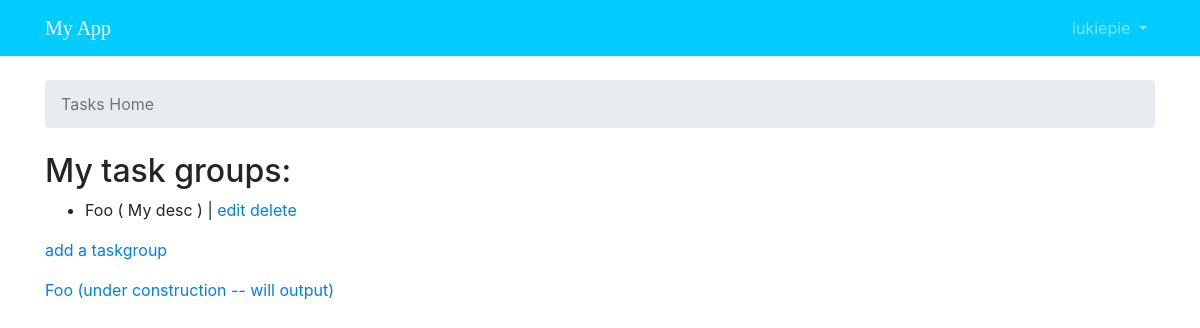
Page /task/ (signed in) on the earlier database version.
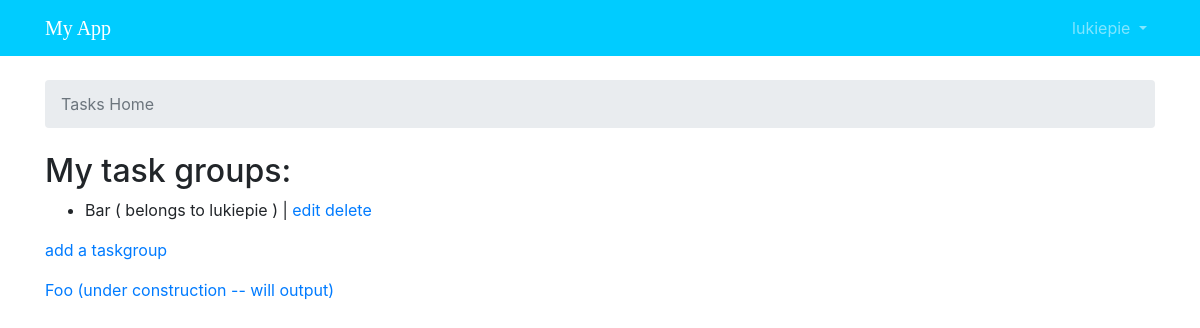
Same page on the later database version.
### task/models.py (models this page shows, shortened)
class TaskGroup(models.Model):
    task_group_name = models.CharField(max_length=30, unique=True)
    description = models.CharField(max_length=100)
    author = models.ForeignKey(User, on_delete=models.PROTECT, related_name='TaskGroups')

### task/views.py (the view)
# urls.py: path('', views.TaskgroupList.as_view(), name='taskgroup_list'),
@method_decorator(login_required, name='dispatch')
class TaskgroupList(ListView):
    model = TaskGroup
    def get_queryset(self):
        queryset = TaskGroup.objects.all().filter(author=self.request.user).order_by('-task_group_name')
        return queryset

### task/templates/task/taskgroup_list.html (shortened to what this page needs)
{% extends "base_tasks.html" %}
{% block breadcrumb %}
  <li class="breadcrumb-item active">
    Tasks Home
  </li>
{% endblock %}
{% block content %}
<h2>My task groups: </h2>
<div>
    <ul>
        {% for taskgroup in object_list %}
            <li>{{ taskgroup.task_group_name }} ( {{ taskgroup.description }} ) | <a
                    href="{% url 'taskgroup_update' taskgroup.pk %}">edit</a>
                    <a href="{% url 'taskgroup_delete' taskgroup.pk %}">delete</a>
            </li>
        {% empty %}
            <li>No taskgroups defined yet.</li>
        {% endfor %}
    </ul>
    <p>
      <a href="{% url 'taskgroup_add' %}">add a taskgroup</a>
    </p>
</div>
<a href="{% url 'foo' %}">Foo (under construction -- will output)</a>
{% endblock %}

Differences in the rows shown:
no longer on this page (row edited): TaskGroup: task_group_name "Foo", description "My desc"
added TaskGroup: task_group_name "Bar", description "belongs to lukiepie"
